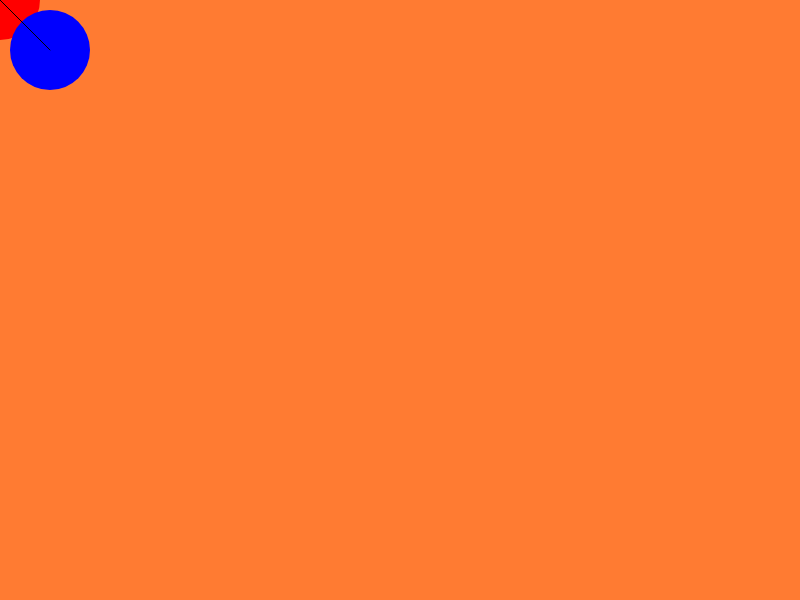
Frame 1 (no input)
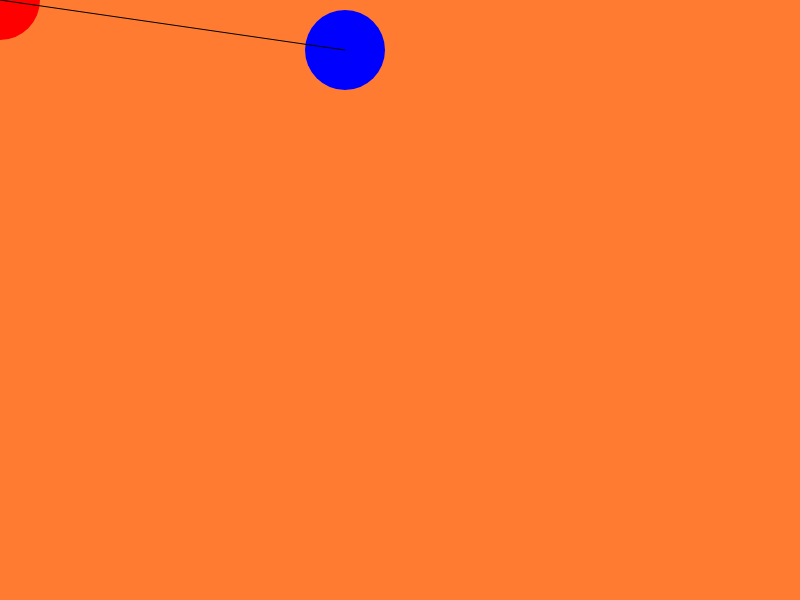
Frame 60 (no input)
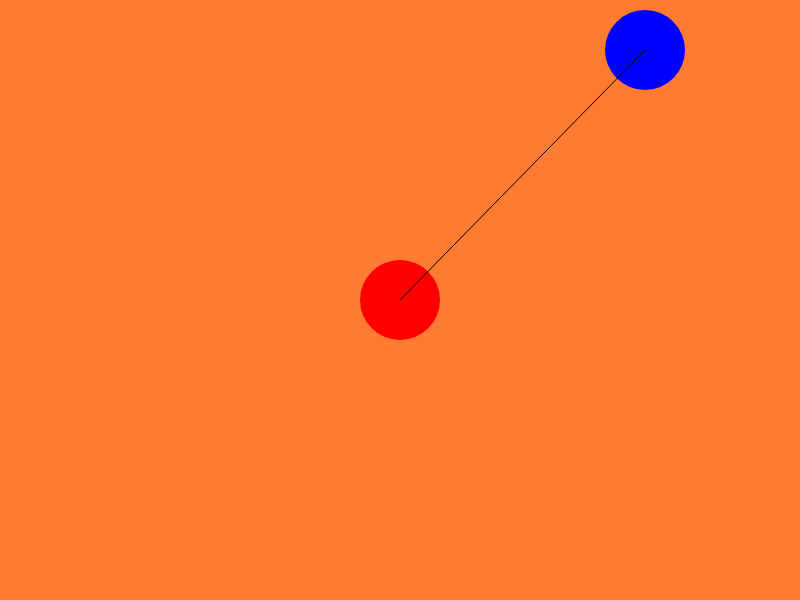
Frame 120 (the mouse pressed at the canvas centre since frame 60)

The p5.js sketch that drew these frames (run headless with seeded random() and noise() and a simulated clock; from frame 60 on, the mouse is pressed at the canvas centre):

// p5.js sketch
// ── sketch.js
function setup() {
    createCanvas(800,600);
}

var x = 50;
var y = 50;
var speed = 5;
var raio = 40;

function draw() {
    
    background(255,123,50);
    noStroke();
    fill(255,0,0);
    ellipse(mouseX,mouseY,80,80);
    
    fill(0,0,255);
    ellipse(x,y,raio*2,raio*2);
    stroke(0);
    line(x,y,mouseX,mouseY);
    x = x + speed;
    
    if (x >= width-raio || x <= raio ) {
        speed = speed * -1;
    }
}
// ── batalha_naval.js
function Navio(nome) {
    this.nome = nome;
    this.vivo = true;
    this.tamanho = 1;
    this.escala = 50;
    
    this.posiciona = function (linha, coluna) {
        this.linha = linha;
        this.coluna = coluna;
    }
    
    this.desenha = function () {
        if (this.vivo) {
            //desenhar bola
        } else {
            //desenhar X ou bola vermelha
        }
    }
}

function Tabuleiro(navios) {
    this.tentativas = 0;
    this.linhas = 10;
    this.colunas = 10;
    this.casas = [];
    this.escala = 50;
    
    for (x=0; x<this.colunas; x++) {
        this.casas[x] = [];
        for (y=0; y<this.linhas; y++) {
            this.casas[x][y] = {tentou: false};
        }
    }
    
    this.desenha = function () {
        for (l = 0; l < this.linhas; l++) {
            for (c = 0; c < this.colunas; c++) {
                w = this.escala;
                h = this.escala;
                x = c * this.escala;
                y = l * this.escala;
                rect(x,y,w,h);
            }
        }
    }  
}
var t;
var n = [];

function setup() {
    createCanvas(800,600);
    n.push(new Navio("titanic"));
    t = new Tabuleiro(n);
}

function draw() {
    t.desenha();
}
